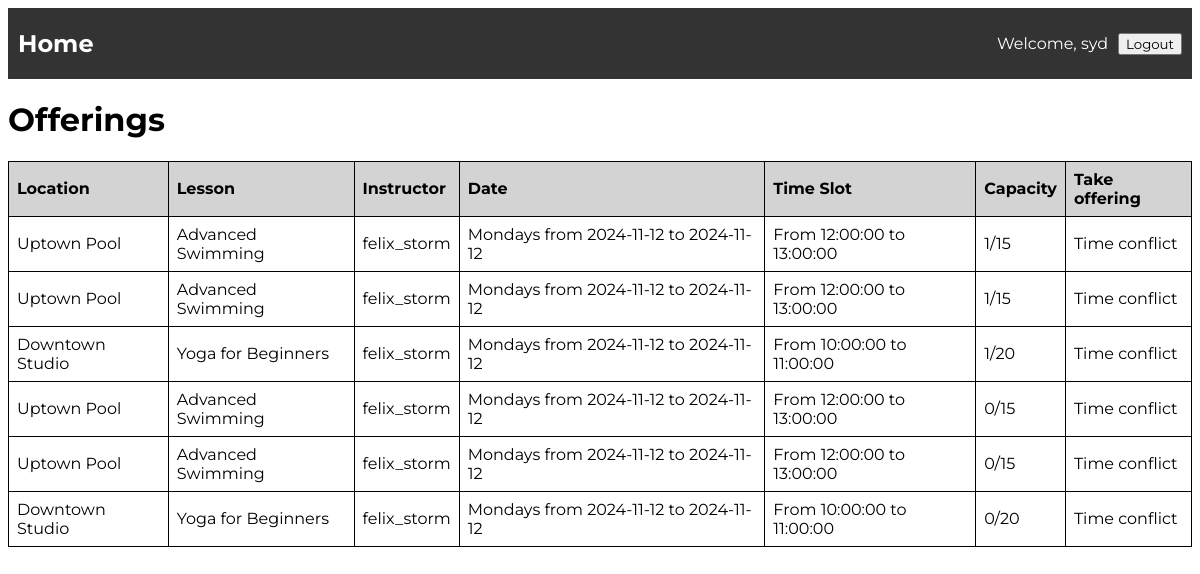
The app's page /offerings (signed in) with its own data.
### models/models.py (models this page shows, shortened)
class Offering(db.Model):
    __tablename__ = 'offerings'
    offering_id = db.Column(db.Integer, primary_key=True, autoincrement=True)
    lesson_id = db.Column(
        db.Integer,
        db.ForeignKey('lessons.lesson_id', name='fk_lesson_id'),
        nullable=False
    )
    instructor_id = db.Column(
        db.Integer,
        db.ForeignKey('instructors.instructor_id', name='fk_instructor_id'),
        nullable=False
    )
    shedule_id = db.Column(
        db.Integer,
        db.ForeignKey('schedules.schedule_id', name='fk_schedule_id'),
        nullable=True
    )
    instructor = db.relationship('Instructor', backref=db.backref('offerings', lazy=True))
    schedule = db.relationship('Schedule', backref=db.backref('offerings', lazy=True))
    def is_full(self):
        count = len(Booking.query.filter_by(offering_id=self.offering_id).all())
        lesson = Lesson.query.filter_by(lesson_id=self.lesson_id).first()
        return count >= lesson.capacity
    def display_capacity(self):
        count = len(Booking.query.filter_by(offering_id=self.offering_id).all())
        lesson = Lesson.query.filter_by(lesson_id=self.lesson_id).first()
        return f"{count}/{lesson.capacity}"
    def overlaps(self, user_bookings):
        if user_bookings == None:
            return False
        for booking in user_bookings:
            if self.schedule.time_slot.overlaps(booking.offering.schedule.time_slot):
                return True
        return False

class Location(db.Model):
    __tablename__ = 'locations'
    location_id = db.Column(db.Integer, primary_key=True, autoincrement=True)
    name = db.Column(db.String(128), nullable=False)
    city = db.Column(db.String(128), nullable=False)
    address = db.Column(db.String(255), nullable=False)

class Lesson(db.Model):
    __tablename__ = 'lessons'
    lesson_id = db.Column(db.Integer, primary_key=True, autoincrement=True)
    name = db.Column(db.String(100), nullable=False, unique=True)
    lesson_type = db.Column(db.String(50), nullable=False)
    description = db.Column(db.String(255), nullable=False)
    capacity = db.Column(db.Integer, nullable=False)
    offerings = db.relationship('Offering', backref='lesson', lazy=True)
    lesson_time_slots = db.relationship('TimeSlot', back_populates='lesson', lazy=True)
    is_available = db.Column(db.Boolean, default=True)
    location_id = db.Column(db.Integer, db.ForeignKey('locations.location_id', name='fk_location_id'), nullable=True)
    location = db.relationship('Location', backref=db.backref('lessons', lazy=True))

class Instructor(db.Model):
    __tablename__ = 'instructors'
    instructor_id = db.Column(db.Integer, primary_key=True, autoincrement=True)
    name = db.Column(db.Text, nullable=False)
    age = db.Column(db.Integer, nullable=False)
    username = db.Column(db.String(128), unique=True, nullable=False)
    specialization = db.Column(db.String(128))
    phone = db.Column(db.String(128), nullable=False)
    password_hash = db.Column(db.String(128), nullable=False)

class TimeSlot(db.Model):
    __tablename__ = 'time_slots'
    id = db.Column(db.Integer, primary_key=True)
    start_time = db.Column(db.String(50), nullable=False)
    end_time = db.Column(db.String(50), nullable=False)
    is_available = db.Column(db.Boolean, default=True, nullable=False)
    lesson_id = db.Column(db.Integer, db.ForeignKey('lessons.lesson_id', name='fk_lesson_id'), nullable=False)
    lesson = db.relationship('Lesson', back_populates='lesson_time_slots', lazy=True)
    day_of_week = db.Column(db.String(50), nullable=False)
    def display_date(self):
        start_date = self.start_time.split(" ")[0]
        end_date = self.end_time.split(" ")[0]
        return f"{self.day_of_week}s from {start_date} to {end_date}"
    def display_time(self):
        start_hour = self.start_time.split(" ")[1]
        end_hour = self.end_time.split(" ")[1]
        return f"From {start_hour} to {end_hour}"
    def overlaps(self, other):
        start_time = datetime.strptime(self.start_time, "%Y-%m-%d %H:%M:%S")
        end_time = datetime.strptime(self.end_time, "%Y-%m-%d %H:%M:%S")
        other_start_time = datetime.strptime(other.start_time, "%Y-%m-%d %H:%M:%S")
        other_end_time = datetime.strptime(other.end_time, "%Y-%m-%d %H:%M:%S")
        return start_time < other_end_time and end_time > other_start_time

### main.py (the view)
@app.route("/offerings")
def offerings():
    offerings = Offering.query.all()
    user_bookings = Booking.query.filter_by(client_id=session['currentAccount']['client_id']).all()
    kid_bookings = None
    if session['currentAccount'].get('kid_id'):
        kid_bookings = Booking.query.filter_by(client_id=session['currentAccount']['kid_id']).all()
    return render_template("offerings.html", offerings=offerings, user_bookings=user_bookings, kid_bookings=kid_bookings)

### templates/offerings.html (shortened to what this page needs)
{% include 'header.html' %}
    <h1>Offerings</h1>
    <table>
        <thead>
            <tr>
                <th>Location</th>
                <th>Lesson</th>
                <th>Instructor</th>
                <th>Date</th>
                <th>Time Slot</th>
                <th>Capacity</th>
                {% if session.get('currentAccount') and not session['currentAccount'].get('is_kid_account') %}
                <th>Take offering</th>
                {% elif session['currentAccount'].get('is_kid_account') %}
                <th>Availability</th>
                {% endif %}
            </tr>
        </thead>
        <tbody>
            {% for offering in offerings %}
            <tr>
                <td>{{ offering.lesson.location.name }}</td>
                <td>{{ offering.lesson.name }}</td>
                <td>{{ offering.instructor.username}}</td>
                <td>{{ offering.schedule.time_slot.display_date() }}</td>
                <td>{{ offering.schedule.time_slot.display_time() }}</td>
                <td>{{ offering.display_capacity() }}</td>
                {% set has_overlap = offering.overlaps(user_bookings) %}
                {% set kid_has_overlap = offering.overlaps(kid_bookings) %}
                {% if offering.is_full() %}
                    <td>Class is full</td>
                {% else %}
                    {% if session.get('currentAccount') and not session['currentAccount'].get('is_kid_account') and not has_overlap %}
                        <td>
                            <form action="{{ url_for('book_class') }}" method="post" style="display:inline;">
                            <input type="hidden" name="offering_id" value="{{ offering.offering_id }}">
                            <input type="hidden" name="for_child" value="False">
                            <button type="submit">Sign up</button>
                            </form>
                        </td>
                    {% elif has_overlap %}
                        <td>Time conflict</td>
                    {% elif session['currentAccount'].get('is_kid_account') %}
                        <td>Can take</td>
                    {% endif %}
                {% endif %}
            </tr>
            {% endfor %}
        </tbody>
    </table>
</body>
</html>

### static/style.css (style rules this page uses)
* { font-family: "Montserrat", sans-serif; }
table { width: 100%; border-collapse: collapse; }
th, td { border: 1px solid black; padding: 8px; text-align: left; }
th { background-color:lightgray; }

### records on screen
Offering: lesson.location.name "Uptown Pool", lesson.name "Advanced Swimming", instructor.username "felix_storm", schedule.time_slot.display_date "Mondays from 2024-11-12 to 2024-11-12", schedule.time_slot.display_time "From 12:00:00 to 13:00:00", display_capacity "1/15", shows "Time conflict"
Offering: lesson.location.name "Uptown Pool", lesson.name "Advanced Swimming", instructor.username "felix_storm", schedule.time_slot.display_date "Mondays from 2024-11-12 to 2024-11-12", schedule.time_slot.display_time "From 12:00:00 to 13:00:00", display_capacity "1/15", shows "Time conflict"
Offering: lesson.location.name "Downtown Studio", lesson.name "Yoga for Beginners", instructor.username "felix_storm", schedule.time_slot.display_date "Mondays from 2024-11-12 to 2024-11-12", schedule.time_slot.display_time "From 10:00:00 to 11:00:00", display_capacity "1/20", shows "Time conflict"
Offering: lesson.location.name "Uptown Pool", lesson.name "Advanced Swimming", instructor.username "felix_storm", schedule.time_slot.display_date "Mondays from 2024-11-12 to 2024-11-12", schedule.time_slot.display_time "From 12:00:00 to 13:00:00", display_capacity "0/15", shows "Time conflict"
Offering: lesson.location.name "Uptown Pool", lesson.name "Advanced Swimming", instructor.username "felix_storm", schedule.time_slot.display_date "Mondays from 2024-11-12 to 2024-11-12", schedule.time_slot.display_time "From 12:00:00 to 13:00:00", display_capacity "0/15", shows "Time conflict"
Offering: lesson.location.name "Downtown Studio", lesson.name "Yoga for Beginners", instructor.username "felix_storm", schedule.time_slot.display_date "Mondays from 2024-11-12 to 2024-11-12", schedule.time_slot.display_time "From 10:00:00 to 11:00:00", display_capacity "0/20", shows "Time conflict"

### other values on screen
{{ session['currentAccount']['username'] }} "syd"
